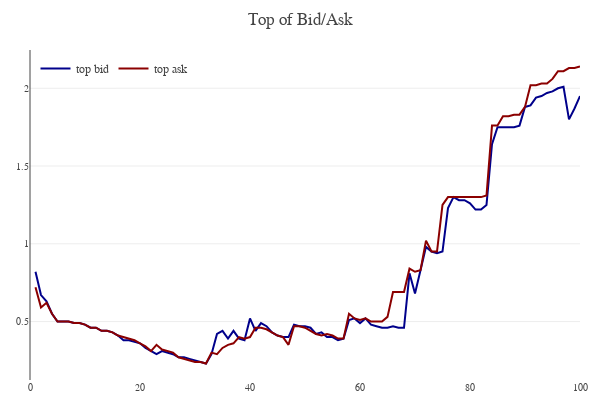

Notebook source saved alongside this figure:
### Code cell
model.bank_details.top_of_book_plot()
